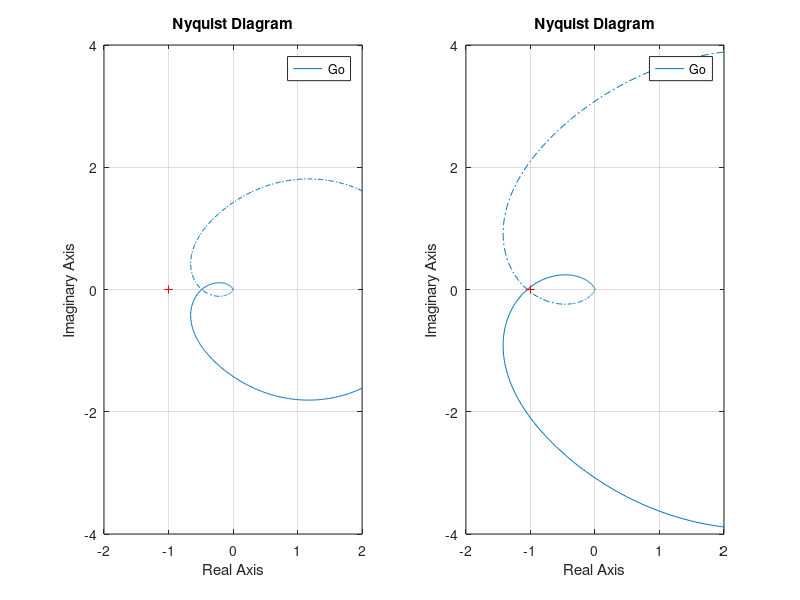
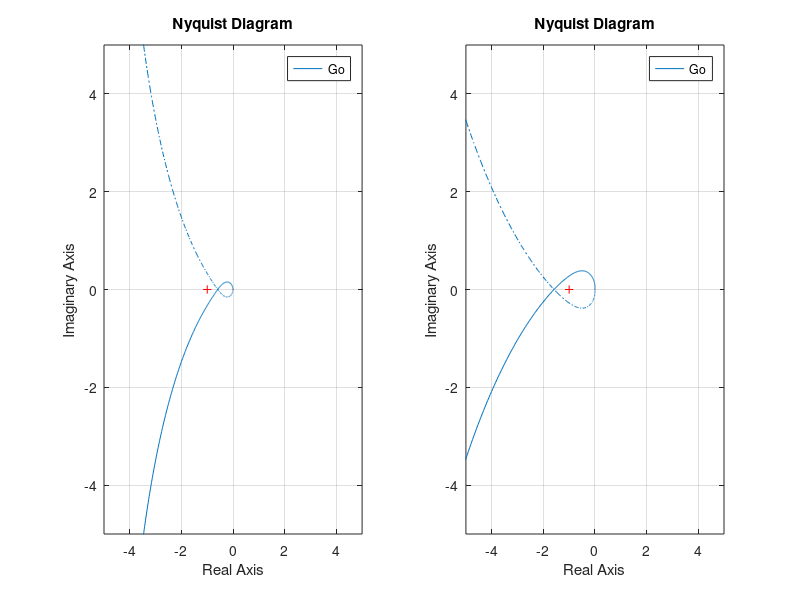
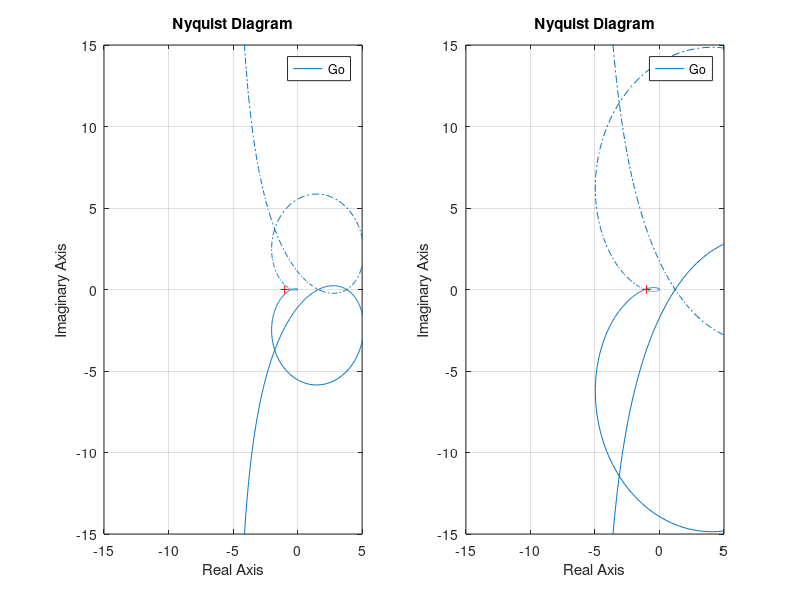

Write the MATLAB code that produced these figures, in order.
% Övning 3.22
% Linnea Persson 2017
% laperss@kth.se

s = tf('s');
G = 0.2/((s^2 + s + 1)*(s+0.2));

%% a) P-regulator
figure;

% Stable K<6.2
subplot(1,2,1)
K = 3;
Go = G*K;
nyquist(Go)
axis([-2 2 -4 4])

% Stable K>6.2
subplot(1,2,2)
K = 6.5;
Go = G*K;
nyquist(Go)
axis([-2 2 -4 4])

%% b) PI-regulator
figure;
% Stable Ki<1.55
subplot(1,2,1)
F = 1 + 1/s;
Go = G*F;
nyquist(Go)
axis([-5 5 -5 5])

% Stable Ki>1.55
subplot(1,2,2)
F = 1 + 2/s;
Go = G*F;
nyquist(Go)
axis([-5 5 -5 5])

%% c) PID-regulator
figure;
% Stable Kd<67
subplot(1,2,1)
F = 1 + 1/s + 30*s/(s*0.1+1);
Go = G*F;
nyquist(Go)
axis([-15 5 -15 15])

% Stable Kd>67
subplot(1,2,2)
F = 1 + 1/s + 75*s/(s*0.1+1);
Go = G*F;
nyquist(Go)
axis([-15 5 -15 15])
